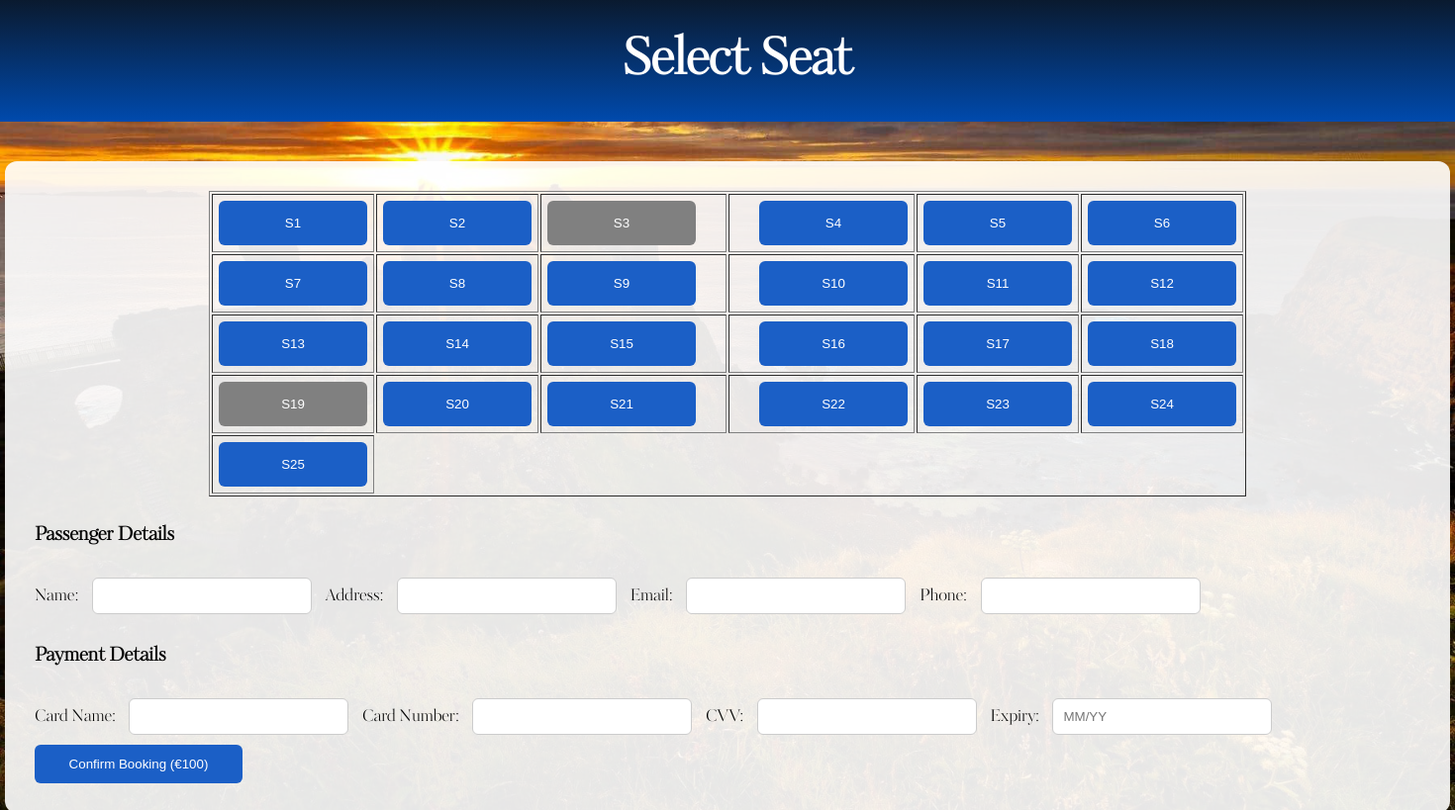
The page /selectSeat/7 on the database as committed earlier.
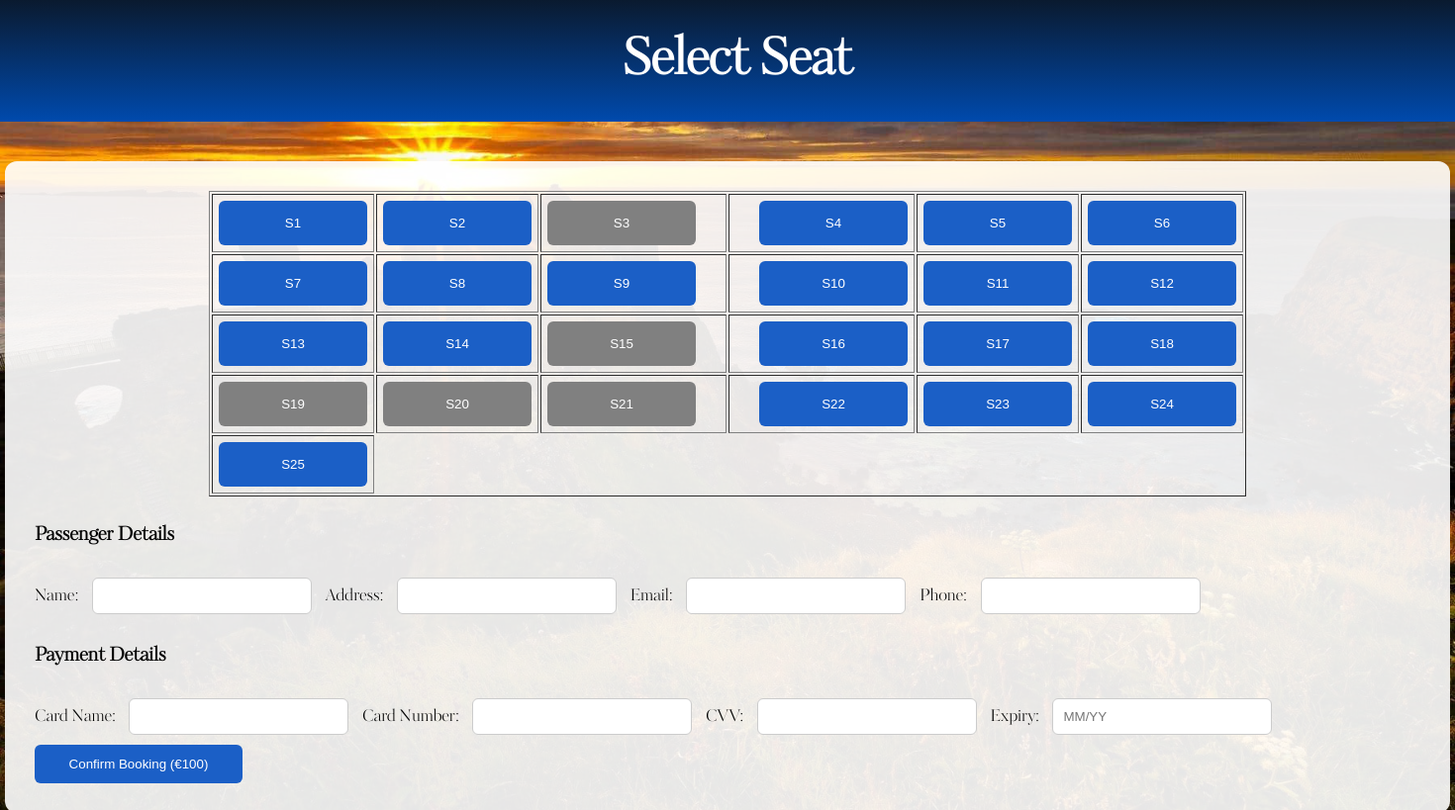
The same page on the database as committed later.
### tables this page shows
CREATE TABLE Seat (
    seatID INTEGER PRIMARY KEY AUTOINCREMENT,
    seatNumber TEXT,
    seatCost INTEGER NOT NULL,
    bookingID INTEGER,
    flightNumber INTEGER NOT NULL,
    FOREIGN KEY (bookingID) REFERENCES Booking(bookingID),
    FOREIGN KEY (flightNumber) REFERENCES Flight(flightNumber)
);

### app.py (the view)
@app.route("/selectSeat/<int:flightID>")
def selectSeat(flightID):
    conn = getDbConnection()
    seats = conn.execute("""
        SELECT seatID, seatNumber, bookingID
        FROM Seat
        WHERE flightNumber = ?
    """, (flightID,)).fetchall()
    conn.close()
    return render_template("selectSeat.html", seats=seats, flightID=flightID)

### app.py (called while the page is built)
def getDbConnection():
    conn = sqlite3.connect("AirPlaneSystem.db")
    conn.row_factory = sqlite3.Row
    return conn

### templates/selectSeat.html (shortened to what this page needs)
<!DOCTYPE html>
<html lang="en">
<head>
    <link rel="stylesheet" href="{{ url_for('static', filename='airplane.css') }}">
</head>
<body>
    <div class="topBar">
         <h1>Select Seat</h1>
    </div>
<div class="seat-container">
<table border="1">
<tr>
{% for seat in seats %}
<td>
{% if seat.bookingID == None %}
<button type="button" onclick="selectSeat('{{ seat.seatID }}')">
{{ seat.seatNumber }}
</button>
{% else %}
<button disabled style="background-color: grey;">
{{ seat.seatNumber }}
</button>
{% endif %}
</td>
{% if loop.index % 6 == 0 %}
</tr><tr>
{% endif %}
{% endfor %}
</tr>
</table>
<form id = "paymentForm"method="POST" action="/addBooking">
<h3>Passenger Details</h3>
Name:
<input type="text" name="customerName" required>
Address:
<input type="text" name="customerAddress" required>
Email:
<input type="email" name="customerEmail" required>
Phone:
<input type="text" name="customerPhoneNum" minlength = "10" maxlength = "10"required>
<h3>Payment Details</h3>
Card Name:
<input type="text" id = "creditCardName"  name="creditCardName" required>
Card Number:
<input type="text" id="creditCardNumber"name="creditCardNumber" minlength = "16" maxlength = "16" required>
CVV:
<input type="text" id="creditCardCvv"name="creditCardCvv" minlength = "3"maxlength = "3" required>
Expiry:
<input type="text" id ="creditCardExpiry" name="creditCardExpiry" placeholder="MM/YY" required>
<button type="submit" onclick="return checkSeat()">Confirm Booking (€100)</button>
</form>
</div>
</body>
</html>

### static/airplane.css (style rules this page uses)
html, body { height:100%; margin: 0; padding:0; width: 100% }
body { font-family: 'KudryashevDisplay', sans-serif; background: url("/static/Images/Sunset.jpg"); background-size: cover; background-position: center; background-repeat: no-repeat; display: flex; flex-direction: column; }
.topBar { font-family:'KudryashevDisplay', sans-serif; height: 15%; display: flex; align-items: center; justify-content: center; gap: 15px; padding-left: 20px; font-size: 25px; background: linear-gradient(180deg, #0A1A2F, #004AAD); color: white; }
button { background: #004AAD; color: white; padding: 14px 20px; border: none; border-radius: 6px; cursor: pointer; transition: all 0.2s ease; width: 210px; }
input { padding: 5px; border-radius: 10px; border: none; }
.seat-container { background: rgba(255,255,255,0.9); width: 1400px; margin: 40px auto; padding: 30px; border-radius: 12px; }
.seat-container input { padding: 10px; margin: 10px; width: 200px; border-radius: 6px; border: 1px solid #ccc; }
.seat-container button { padding: 12px 20px; background: #1b5fc6; color: white; border: none; border-radius: 6px; cursor: pointer; }
.seat-container table { margin-bottom: 25px; }
td:nth-child(3) { padding-right: 30px; }
td:nth-child(4) { padding-left: 30px; }
td { padding: 6px; }
td button { width: 150px; height: 45px; }
table { margin: auto; }

Rows that differ between the two databases and show on the page:
changed Seat (number 15 of 25 on the later page): bookingID empty → 13 (drawn)
changed Seat (number 20 of 25 on the later page): bookingID empty → 14 (drawn)
changed Seat (number 21 of 25 on the later page): bookingID empty → 15 (drawn)
